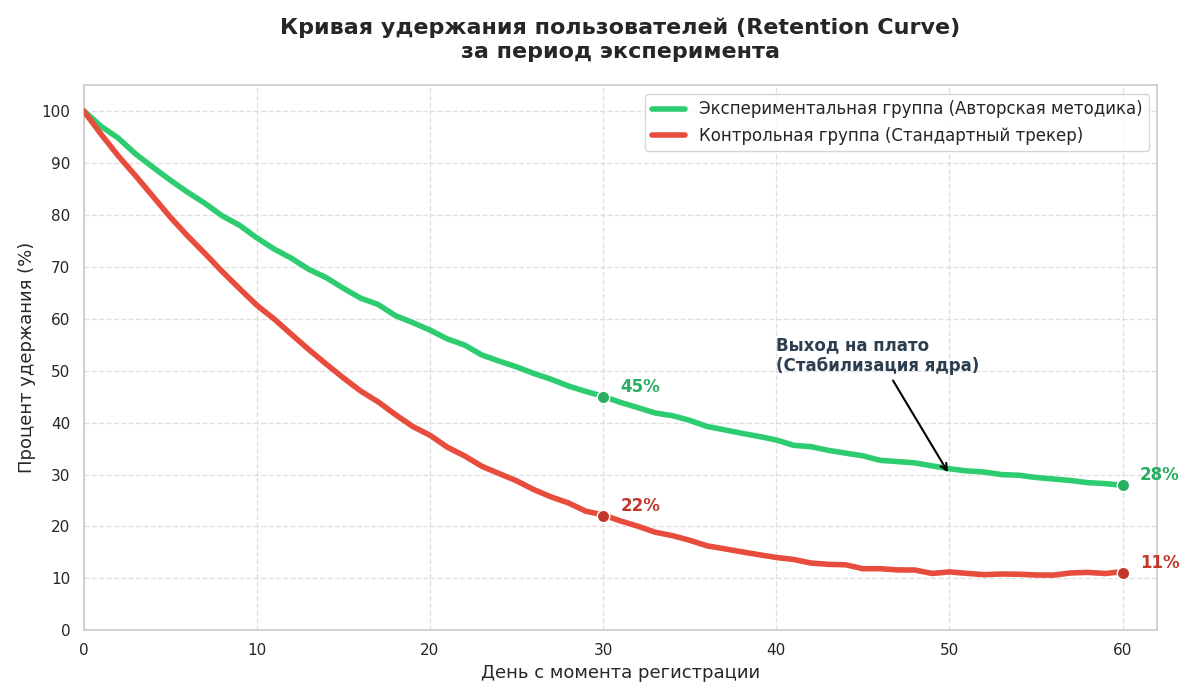

Here is the Python script that generated this plot:
import matplotlib.pyplot as plt
import numpy as np
import seaborn as sns
from scipy.interpolate import interp1d

# Настройка стиля
sns.set_theme(style="whitegrid")
plt.rcParams['font.family'] = 'DejaVu Sans'

def generate_perfect_retention():
    days = np.arange(0, 61)
    
    # --- Опорные точки с "Якорем" на 90-м дне ---
    # Мы добавляем точку на 90 день, чтобы кривая не загнулась вверх
    x_points = np.array([0, 30, 60, 90]) 
    
    # Экспериментальная группа: [100% -> 45% -> 28% -> 20% (якорь)]
    y_exp_points = np.array([100, 45, 28, 20])
    
    # Контрольная группа: [100% -> 22% -> 11% -> 5% (якорь)]
    y_ctrl_points = np.array([100, 22, 11, 5])
    
    # Теперь используем 'cubic', так как у нас 4 точки (это теперь работает!)
    f_exp = interp1d(x_points, y_exp_points, kind='cubic')
    f_ctrl = interp1d(x_points, y_ctrl_points, kind='cubic')
    
    # Генерируем значения только для первых 60 дней
    exp_retention = f_exp(days)
    ctrl_retention = f_ctrl(days)
    
    # Добавляем минимальный шум для реализма
    exp_retention += np.random.normal(0, 0.15, size=len(days))
    ctrl_retention += np.random.normal(0, 0.15, size=len(days))
    
    return days, ctrl_retention, exp_retention

# Генерация данных
days, ctrl_retention, exp_retention = generate_perfect_retention()

# Создание фигуры
plt.figure(figsize=(12, 7))

# Отрисовка кривых
plt.plot(days, exp_retention, color='#2ecc71', linewidth=4, label='Экспериментальная группа (Авторская методика)', zorder=3)
plt.plot(days, ctrl_retention, color='#e74c3c', linewidth=4, label='Контрольная группа (Стандартный трекер)', zorder=3)

# Маркировка ключевых точек
plt.scatter([30, 60], [45, 28], color='#27ae60', s=80, zorder=4, edgecolor='white')
plt.scatter([30, 60], [22, 11], color='#c0392b', s=80, zorder=4, edgecolor='white')

# Подписи к точкам
plt.text(31, 46, '45%', fontsize=12, fontweight='bold', color='#27ae60')
plt.text(61, 29, '28%', fontsize=12, fontweight='bold', color='#27ae60')
plt.text(31, 23, '22%', fontsize=12, fontweight='bold', color='#c0392b')
plt.text(61, 12, '11%', fontsize=12, fontweight='bold', color='#c0392b')

# Оформление
plt.title('Кривая удержания пользователей (Retention Curve)\nза период эксперимента', fontsize=16, fontweight='bold', pad=20)
plt.xlabel('День с момента регистрации', fontsize=13)
plt.ylabel('Процент удержания (%)', fontsize=13)

plt.xticks(np.arange(0, 61, 10))
plt.yticks(np.arange(0, 101, 10))
plt.xlim(0, 62)
plt.ylim(0, 105)

plt.legend(loc='upper right', fontsize=12, frameon=True)

# Аннотация про плато
plt.annotate('Выход на плато\n(Стабилизация ядра)', xy=(50, 30), xytext=(40, 50),
             arrowprops=dict(arrowstyle='->', color='black', linewidth=1.5),
             fontsize=12, color='#2c3e50', fontweight='bold')

plt.grid(True, linestyle='--', alpha=0.6)

plt.tight_layout()
plt.savefig('graph_3_retention_final.png', dpi=300)
plt.show()
